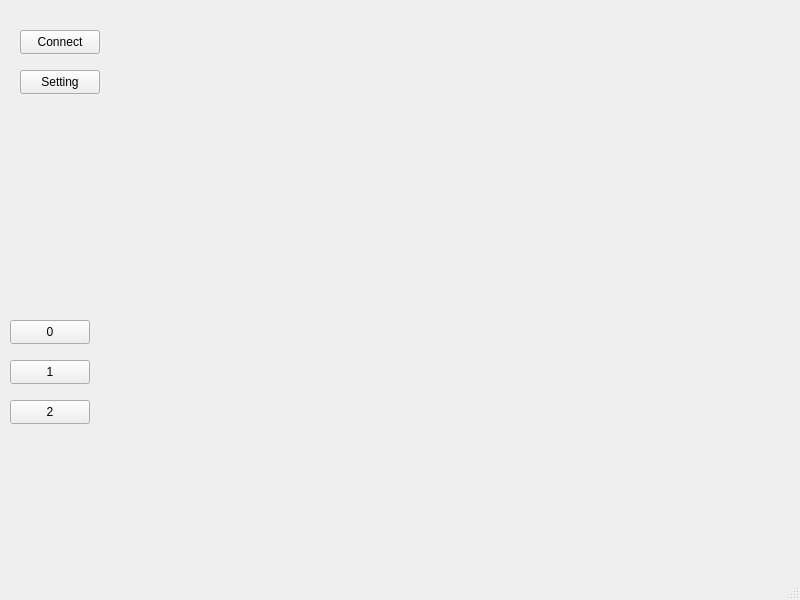
<?xml version="1.0" encoding="UTF-8"?>
<ui version="4.0">
 <class>MainWindow</class>
 <widget class="QMainWindow" name="MainWindow">
  <property name="geometry">
   <rect>
    <x>0</x>
    <y>0</y>
    <width>800</width>
    <height>600</height>
   </rect>
  </property>
  <property name="windowTitle">
   <string>MainWindow</string>
  </property>
  <widget class="QWidget" name="centralwidget">
   <widget class="QStackedWidget" name="stackedWidget">
    <property name="geometry">
     <rect>
      <x>119</x>
      <y>29</y>
      <width>661</width>
      <height>511</height>
     </rect>
    </property>
    <property name="currentIndex">
     <number>-1</number>
    </property>
   </widget>
   <widget class="QPushButton" name="pushButton_0">
    <property name="geometry">
     <rect>
      <x>10</x>
      <y>320</y>
      <width>80</width>
      <height>24</height>
     </rect>
    </property>
    <property name="text">
     <string>0</string>
    </property>
   </widget>
   <widget class="QPushButton" name="pushButton_1">
    <property name="geometry">
     <rect>
      <x>10</x>
      <y>360</y>
      <width>80</width>
      <height>24</height>
     </rect>
    </property>
    <property name="text">
     <string>1</string>
    </property>
   </widget>
   <widget class="QPushButton" name="pushButton_2">
    <property name="geometry">
     <rect>
      <x>10</x>
      <y>400</y>
      <width>80</width>
      <height>24</height>
     </rect>
    </property>
    <property name="text">
     <string>2</string>
    </property>
   </widget>
   <widget class="QPushButton" name="pushButton_connect">
    <property name="geometry">
     <rect>
      <x>20</x>
      <y>30</y>
      <width>80</width>
      <height>24</height>
     </rect>
    </property>
    <property name="text">
     <string>Connect</string>
    </property>
   </widget>
   <widget class="QPushButton" name="pushButton_setting">
    <property name="geometry">
     <rect>
      <x>20</x>
      <y>70</y>
      <width>80</width>
      <height>24</height>
     </rect>
    </property>
    <property name="text">
     <string>Setting</string>
    </property>
   </widget>
  </widget>
  <widget class="QMenuBar" name="menubar">
   <property name="geometry">
    <rect>
     <x>0</x>
     <y>0</y>
     <width>800</width>
     <height>21</height>
    </rect>
   </property>
  </widget>
  <widget class="QStatusBar" name="statusbar"/>
 </widget>
 <resources/>
 <connections/>
</ui>
